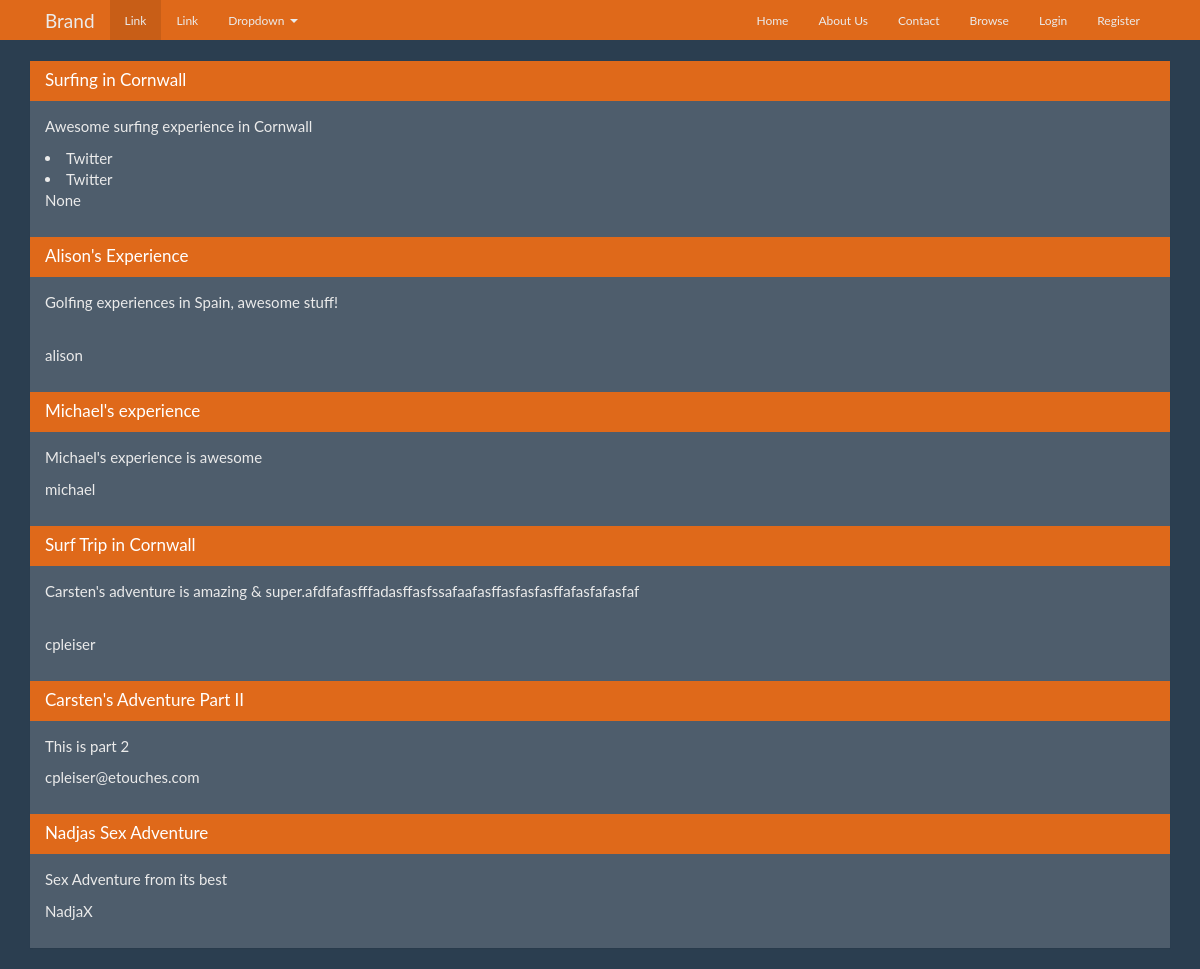
Before: / with the older database file.
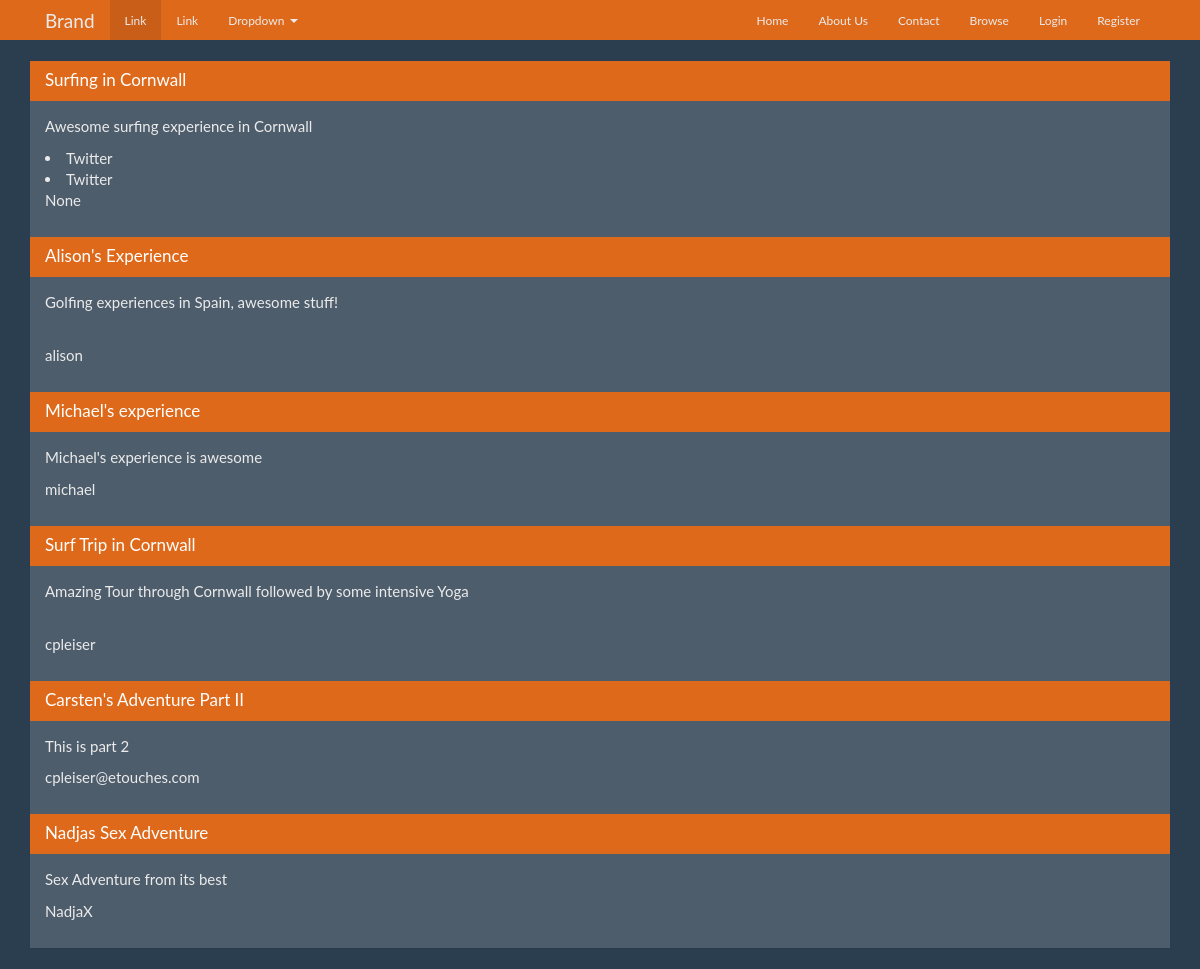
After: the same page with the newer database file.
### tpe/models.py (models this page shows, shortened)
class Experience(models.Model):
    name = models.CharField(max_length=255)
    description = models.TextField()
    slug = models.SlugField(unique=True)
    user = models.OneToOneField(User, blank=True, null=True)

### tpe/views.py (the view)
# urls.py: url(r'^$', views.index, name='home'),
def index(request):
    experiences = Experience.objects.prefetch_related('social_accounts', 'uploads').all()
    return render(request, 'index.html', {
        'experiences': experiences,
    })

### tpe/templates/index.html (shortened to what this page needs)
{% extends 'layouts/base.html' %}
{% load humanize %}
{% block content %}
    <div class="panel panel-primary">
    {% for experience in experiences %}
        <div class="panel-heading">
            <h2 class="panel-title"><a
                    href="{% url 'experience_detail' slug=experience.slug %}">{{ experience.name }}</a></h2>
        </div>
        <div class="panel-body">
            <p>{{ experience.description }}</p>
            {% if experience.social_accounts %}
                {% for account in experience.social_accounts.all %}
                    <li>{{ account.network|title }}</li>
                {% endfor %}
            {% endif %}
            <p>{{ experience.user }}</p>
        </div>
    {% endfor %}
{% endblock %}

Changed rows visible on the page:
changed Experience "Surf Trip in Cornwall": description "Carsten's adventure is amazing & super.afdfafasfffadasffasfssafaafasffasfasfasffafasfafasfaf" → "Amazing Tour through Cornwall followed by some intensive Yoga"
